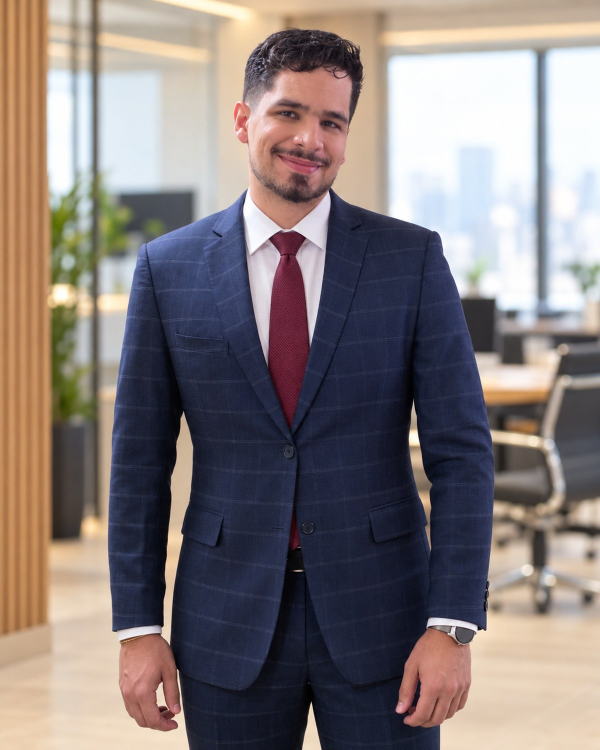
#> input picture fotos/foto01-terno-xadrez-gravata-vinho.jpg, 1200 x 1499 px (shown at 1/2 size)
$ python -i reels.py   (imports and definitions only)
#> lines starting #> are read from the running program, lines starting #| are printed output that depends on the picture
#!/usr/bin/env python3
"""Gera Reels 1080x1920 (MP4, mudo, texto animado) do @adv.caiomachado a partir de um JSON.
Uso: python3 render/reels.py spec.json -> reels/<arquivo>.mp4 (+ quadros em /tmp)
Spec igual ao do carrossel: arquivo, kicker, capa{foto,l1,l2,pill}, paginas[{destaque,titulo,itens[],nota?}], final{foto,l1,l2,sub}
Opcional: seg_capa, seg_pagina, seg_final (segundos por tela)."""
import json, os, sys, subprocess, tempfile
sys.path.insert(0, os.path.dirname(os.path.abspath(__file__)))
import carrossel as c
from PIL import Image
import numpy as np
W,HH=1080,1920; M=64
from PIL import ImageDraw
def photo_bg(foto):
    im=Image.open(f"{c.R}/{foto}" if foto.startswith("banco/") else f"{c.R}/fotos/{foto}").convert("RGB")
#> im is the input picture: PIL image 1200x1499 RGB; mean R, G, B 133.9, 123.9, 122.7
    s=max(W/im.width,HH/im.height); im=im.resize((int(im.width*s)+1,int(im.height*s)+1),Image.LANCZOS)
#> after `s = max(W / im.width, HH / im.height)`: s = 1.28
    x=(im.width-W)//2; im=im.crop((x,0,x+W,HH))
#> after `x = (im.width - W) // 2`: x = 229
#> after `im = im.crop((x, 0, x + W, HH))`:
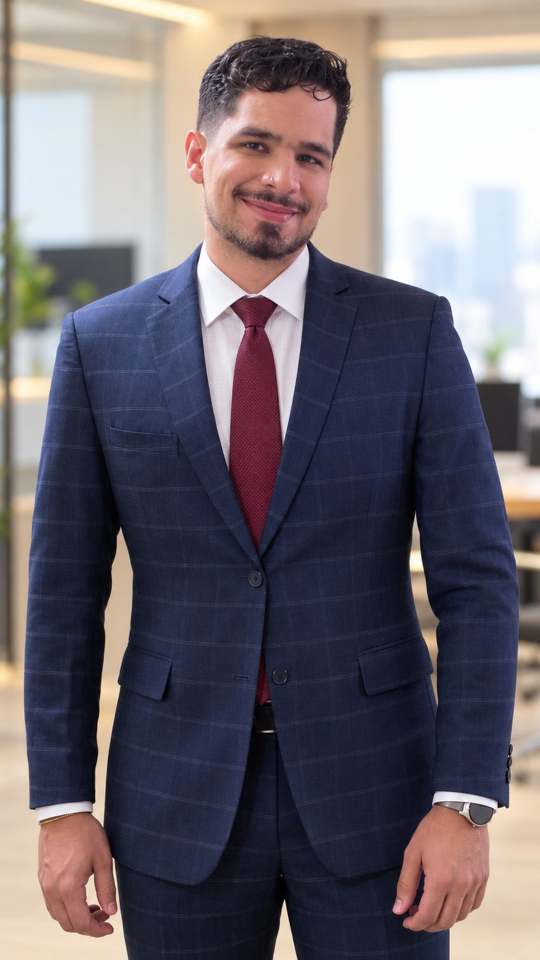
#> im: PIL image 1080x1920 RGB (shown at 1/2 size); mean R, G, B 111.8, 105.3, 112
    ys=np.arange(HH); t=np.clip((ys-HH*0.30)/(HH*0.26),0,1); g=t*t*(3-2*t)
    top=np.clip(1-ys/(HH*0.12),0,1)*0.7
    a=np.clip(np.maximum(g,top),0,0.985)[:,None]*np.ones((1,W))
    arr=np.array(im,dtype=np.float32)*(1-a[...,None])+np.array(c.NAVY,dtype=np.float32)*a[...,None]
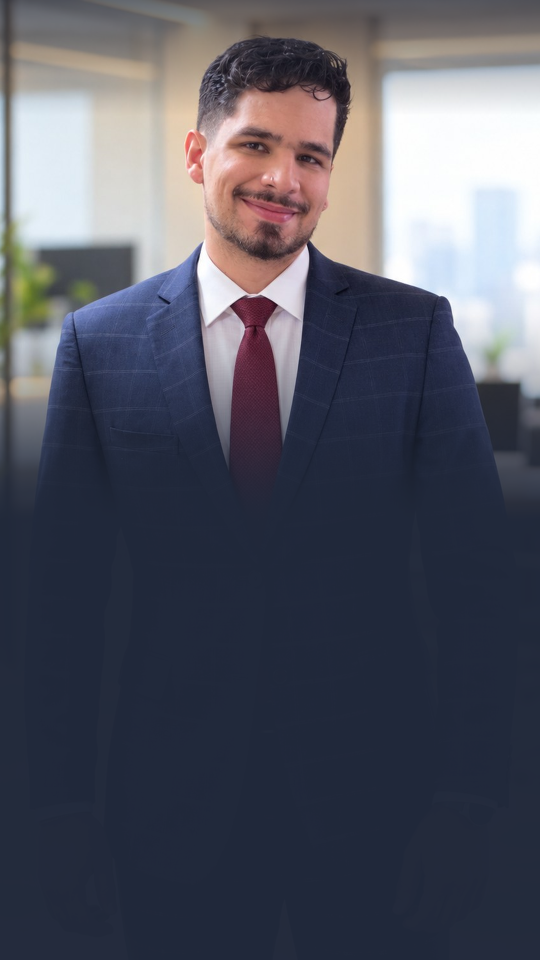
#> arr: shape (1920, 1080, 3) float64 (shown at 1/2 size); mean R, G, B 84, 85.8, 97.8
    return Image.fromarray(arr.astype("uint8")).convert("RGBA")
# [5 lines left out: function head, not called in this run]
def foot(d,left):
    d.line((M,1590,W-M,1590),fill=c.TERRA,width=3); ff=c.sans("Medium",30)
    d.text((M,1612),left,font=ff,fill=c.BEIGE); r="@adv.caiomachado"; d.text((W-M-d.textlength(r,font=ff),1612),r,font=ff,fill=c.BEIGE)
# [38 lines left out: functions f_capa, f_pag, f_final, not called in this run]
def to_reels(im): return im
# [24 lines left out: function make, not called in this run]
# [1 line not run here, left out]

>>> result = photo_bg('../fotos/foto01-terno-xadrez-gravata-vinho.jpg')

$ run again, on fotos/foto05-camisa-azul-escritorio.jpg
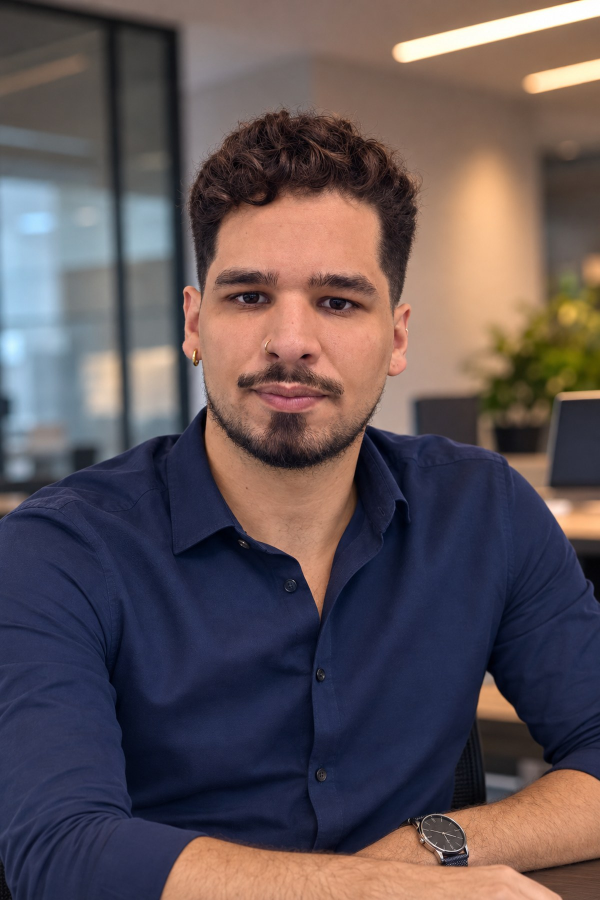
#> input picture fotos/foto05-camisa-azul-escritorio.jpg, 1200 x 1800 px (shown at 1/2 size)
#> in photo_bg, im is the input picture: PIL image 1200x1800 RGB; mean R, G, B 95.2, 83.1, 86.3
#> in photo_bg, `im = im.crop((x, 0, x + W, HH))`:
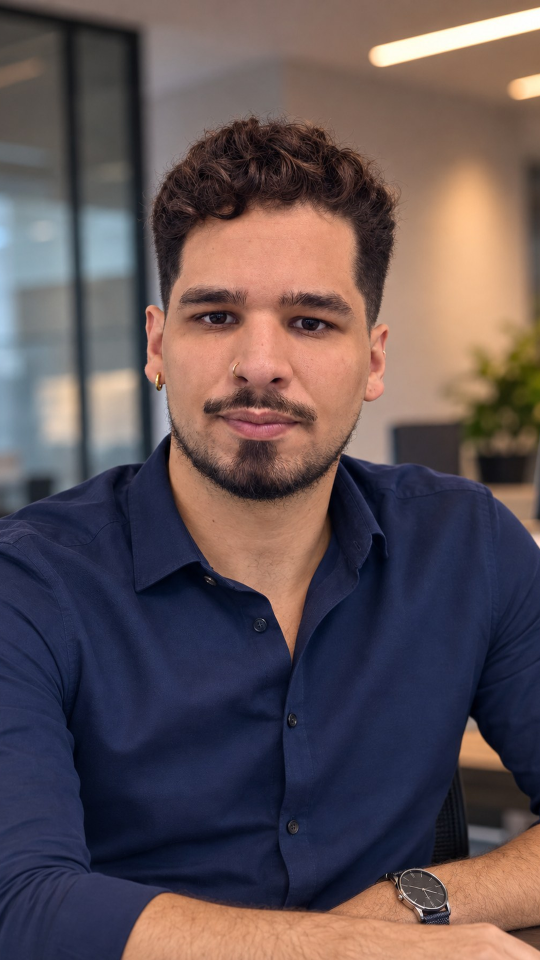
#> im: PIL image 1080x1920 RGB (shown at 1/2 size); mean R, G, B 95.5, 81.6, 84.5
#> in photo_bg, `arr=np.array(im,dtype=np.float32)*(1-a[...,None])+np.array(c.NAVY,dtyp..`:
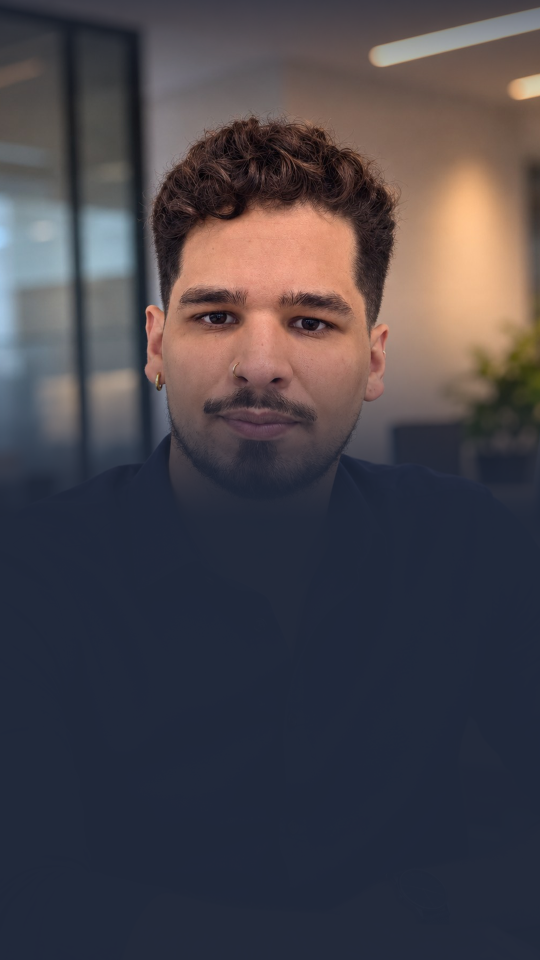
#> arr: shape (1920, 1080, 3) float64 (shown at 1/2 size); mean R, G, B 72, 67.6, 74.1

$ run again, on fotos/foto06-bracos-cruzados-terno-azul.jpg
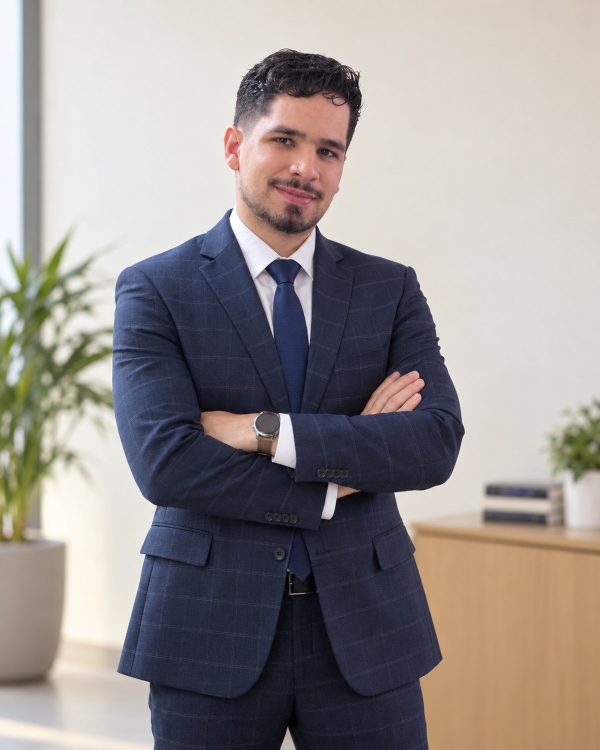
#> input picture fotos/foto06-bracos-cruzados-terno-azul.jpg, 1200 x 1499 px (shown at 1/2 size)
#> in photo_bg, im is the input picture: PIL image 1200x1499 RGB; mean R, G, B 152.3, 146, 144.1
#> in photo_bg, `im = im.crop((x, 0, x + W, HH))`:
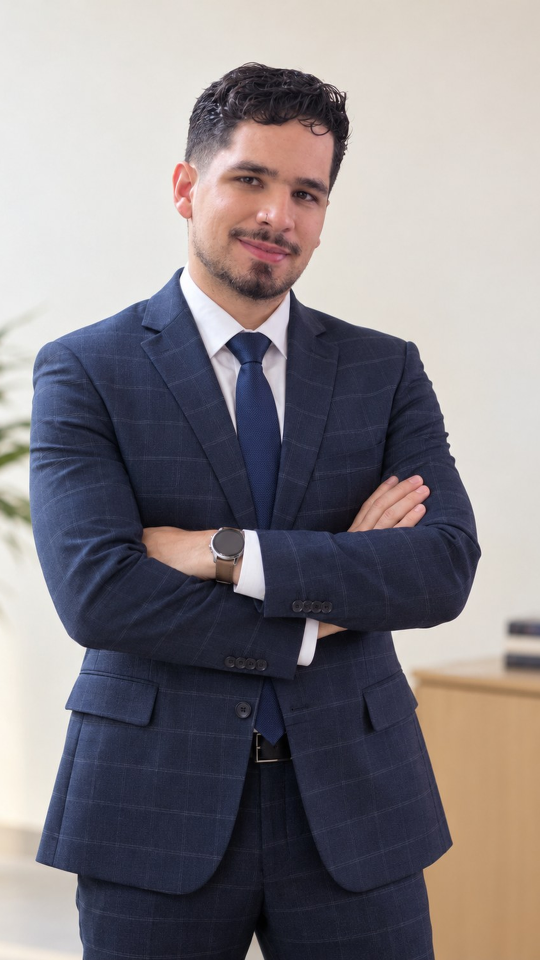
#> im: PIL image 1080x1920 RGB (shown at 1/2 size); mean R, G, B 134.2, 128.8, 132.5
#> in photo_bg, `arr=np.array(im,dtype=np.float32)*(1-a[...,None])+np.array(c.NAVY,dtyp..`:
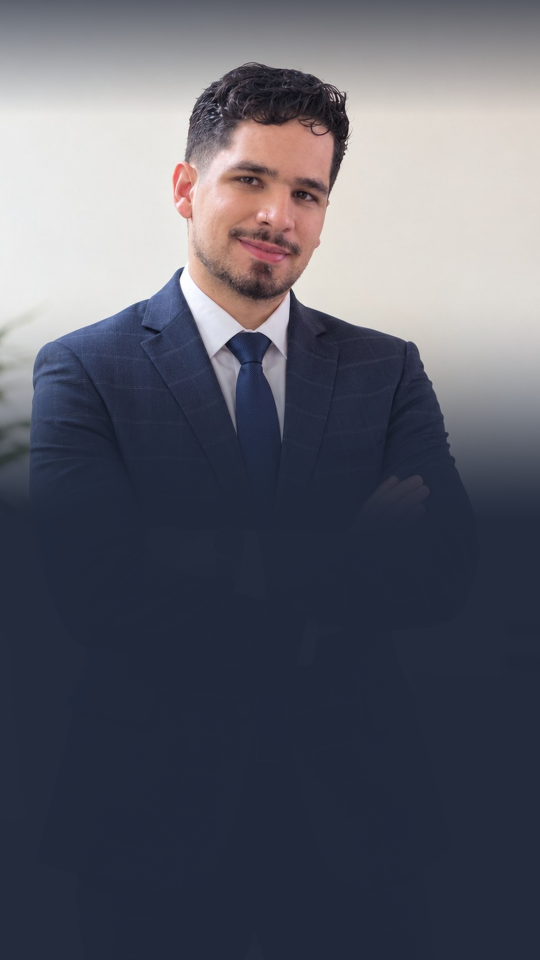
#> arr: shape (1920, 1080, 3) float64 (shown at 1/2 size); mean R, G, B 92.2, 94.1, 105.2

$ run again, on fotos/foto07-blazer-bege-parede-clara.jpg
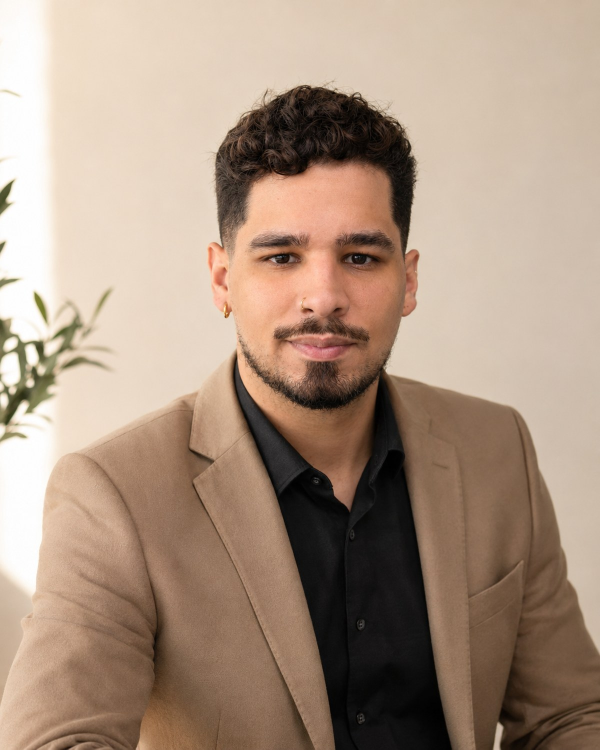
#> input picture fotos/foto07-blazer-bege-parede-clara.jpg, 1200 x 1499 px (shown at 1/2 size)
#> in photo_bg, im is the input picture: PIL image 1200x1499 RGB; mean R, G, B 170, 147.4, 129.3
#> in photo_bg, `im = im.crop((x, 0, x + W, HH))`:
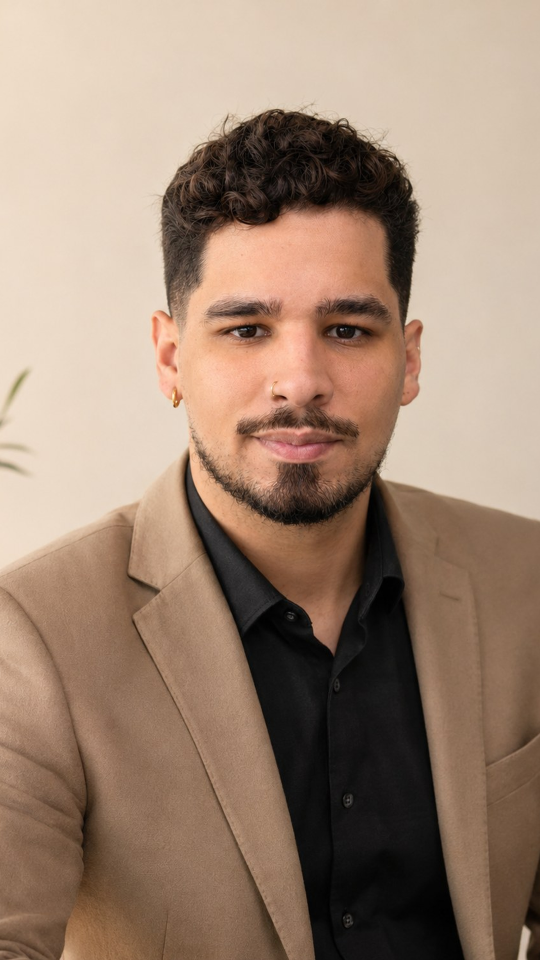
#> im: PIL image 1080x1920 RGB (shown at 1/2 size); mean R, G, B 157.4, 132.6, 114.3
#> in photo_bg, `arr=np.array(im,dtype=np.float32)*(1-a[...,None])+np.array(c.NAVY,dtyp..`:
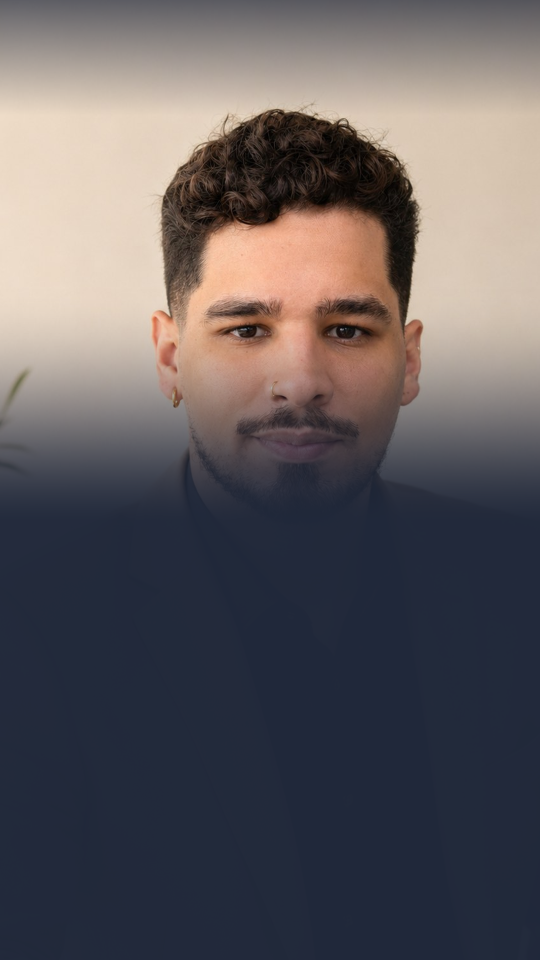
#> arr: shape (1920, 1080, 3) float64 (shown at 1/2 size); mean R, G, B 96.7, 91.7, 95.1
